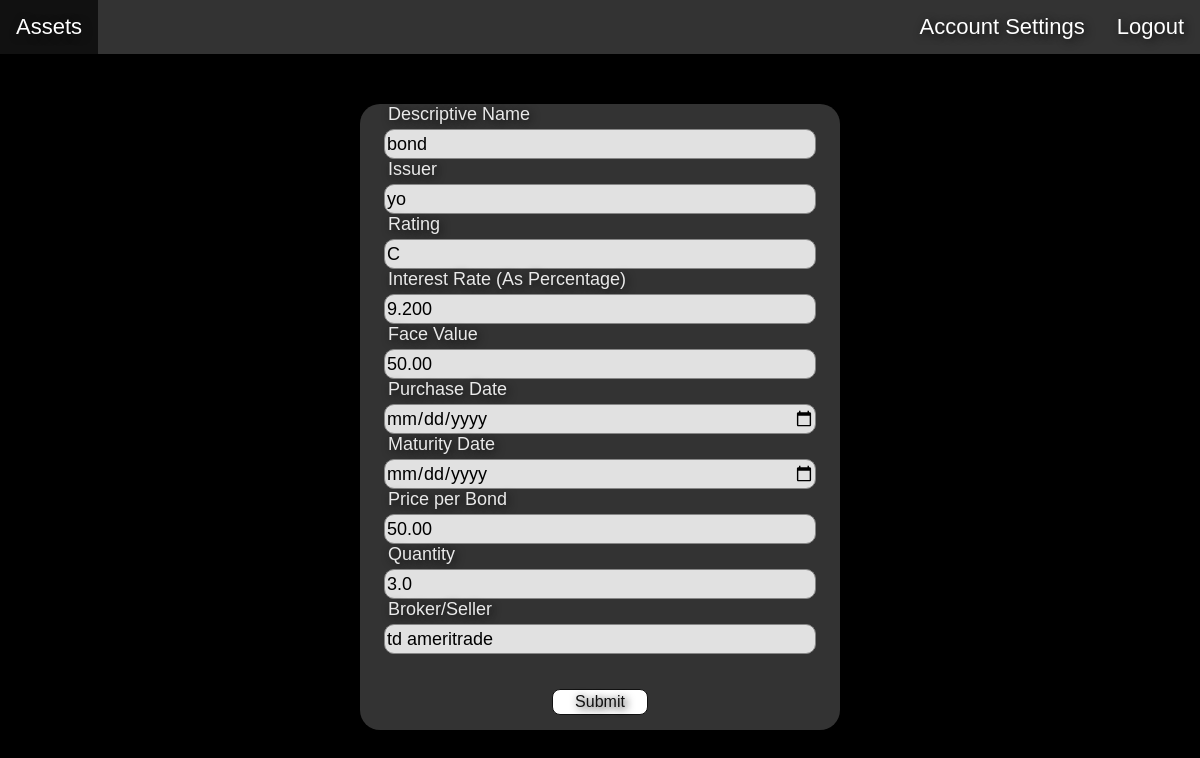
Page /assets/editasset/35/ (signed in) on the earlier database version.
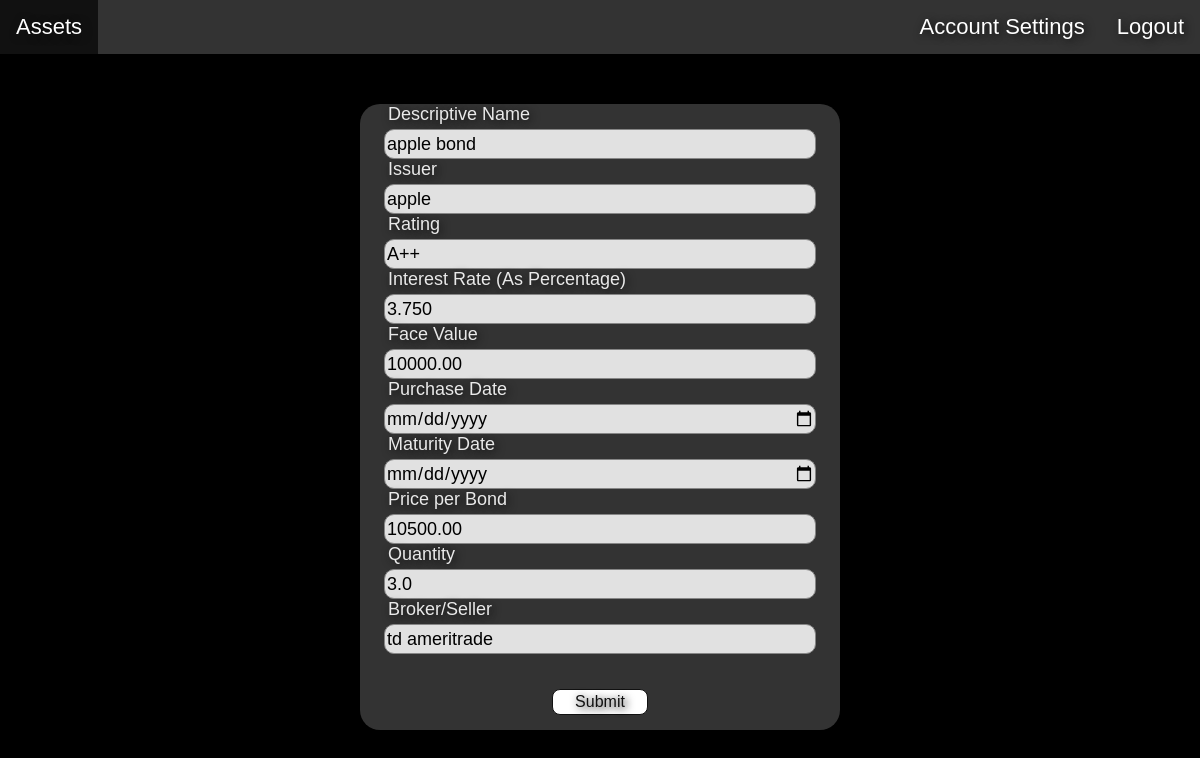
Same page on the later database version.
### assetman/models.py (models this page shows)
class Bond(models.Model):
    maturityDate = models.DateField(null=False)
    interestRate = models.DecimalField(max_digits=5, decimal_places=3, null=False)
    faceValue = models.DecimalField(max_digits=11, decimal_places=2, null=False)
    issuer = models.CharField(max_length=255, null=False)
    rating = models.CharField(max_length=4)
    FK_asset_bond = models.ForeignKey(Asset, on_delete= models.CASCADE,  null=False, primary_key=True)

class Asset(models.Model):
    assetName = models.CharField(max_length=255, null=False)

class Trade(models.Model):
    class Meta:
        constraints = [
            models.CheckConstraint(check=models.Q(action='B') | models.Q(action='S'), name='actionConstraint'),
        ]
    action = models.CharField(max_length=1, null=False)
    tradeDate = models.DateField(null=False, default=now)
    pricePerAsset = models.DecimalField(max_digits=13, decimal_places=2, null=False, default=1)
    assetQuantity = models.FloatField(null=False, default=1.0)
    FK_trade = models.ForeignKey('self', null=True, on_delete=models.CASCADE)
    FK_asset_trade = models.ForeignKey(Asset, on_delete= models.CASCADE,  null=False)
    FK_agent_trade = models.ForeignKey(Agent, on_delete= models.CASCADE, null=True)

class Agent(models.Model):
    name = models.CharField(max_length=255, null=True)
    firmName = models.CharField(max_length=255, unique=True, null=True)
    FK_address_agent = models.ForeignKey(Address, on_delete= models.CASCADE,  null=True, unique=True)

### assetman/views.py (the view, shortened to what this page needs)
# urls.py: path('editasset/<int:trade_id>/', views.editAsset, name='editAsset'),
@login_required(login_url='/login')
def editAsset(request, trade_id) :
    responseCode, currHolding, assetTrade = check_auth_and_grab_trade(request, trade_id)
    if responseCode == 401 :
        return HttpResponse("You are not authorized to edit this asset", status=401)
    assetType, asset = get_asset_type(currHolding)
    context = {}
    if request.method != 'POST' :
        context = {
            'asset': assetTrade.FK_asset_trade,
            'assetType': assetType,
            'asset': asset,
        }
    return render(request, 'assetman/edit_asset.html', context)

### assetman/views.py (called while the page is built)
def check_auth_and_grab_trade(request, trade_id) :
    currHolding = get_object_or_404(CurrentHoldings, FK_trade=trade_id)
    assetTrade = currHolding.FK_trade
    userTrade = get_object_or_404(UserTrade, FK_trade=trade_id)
    if userTrade.FK_user != request.user :
        return 401, None, None
    return 200, currHolding, assetTrade

def get_asset_type(holding) :
    assetId = holding.FK_trade.FK_asset_trade.id
    s = Stock.objects.filter(FK_asset_stock=assetId).first()
    if s is not None :
        return 's', StockTrade(s, holding.FK_trade)
    p = Property.objects.filter(FK_asset_property=assetId).first()
    if p is not None :
        return 'p', PropertyTrade(p, holding.FK_trade)
    b = Bond.objects.filter(FK_asset_bond=assetId).first()
    if b is not None :
        return 'b', BondTrade(b, holding.FK_trade)
    m = MiscAsset.objects.filter(FK_asset_misc=assetId).first()
    return 'm', MiscTrade(m, holding.FK_trade)

### assetman/templates/assetman/edit_asset.html (shortened to what this page needs)
{% load static %}
<!DOCTYPE html>
<html lang="en" style="background-color:black; font-family:'Franklin Gothic Medium', 'Arial Narrow', Arial, sans-serif;">
  <head>
    <link rel="stylesheet" href="{% static 'assetman/style.css' %}">
  </head>
  <body style="margin:0px">
    <header>
        <div>
            <ul class="navbar">
                <li><a href="/assets/">Assets</a></li>
                {% if request.user.is_authenticated %}
                <li style="float:right">
                    <a href="{% url 'fintech:logout' %}">Logout</a>
                </li>
                <li style="float:right">
                    <a href="/assets/account/">Account Settings</a>
                </li>
                {% else %}
                <li style="float:right">
                    <a href="{% url 'fintech:login' %}">Login</a>
                </li>
                {% endif %}
            </ul>
        </div>
    </header>
    <div class="topic">
        <form method="POST" action="" id="form">
            <div id="specific">
                {% if assetType == 'b' %}
                    <label class="textinput-label" for="name">Descriptive Name</label>
                    <input class="textinput" type="text" name="name" value="{{ asset.Bond.FK_asset_bond.assetName }}" required>
                    <label class="textinput-label" for="issuer">Issuer</label>
                    <input class="textinput" type="text" name="issuer" value="{{ asset.Bond.issuer }}" required>
                    <label class="textinput-label" for="rating">Rating</label>
                    <input class="textinput" type="text" name="rating" value="{{ asset.Bond.rating }}">
                    <label class="textinput-label" for="rate">Interest Rate (As Percentage)</label>
                    <input class="textinput" type="number" name="rate" value="{{ asset.Bond.interestRate }}" required step="0.01" min="0">
                    <label class="textinput-label" for="face">Face Value</label>
                    <input class="textinput" type="number" name="face" value="{{ asset.Bond.faceValue }}" required step="0.01" min="0.01">
                    <label class="textinput-label" for="date">Purchase Date</label>
                    <input class="textinput" type="date" name="date" value="{{ asset.Trade.tradeDate }}" required>
                    <label class="textinput-label" for="maturity">Maturity Date</label>
                    <input class="textinput" type="date" name="maturity" value="{{ asset.Bond.maturityDate }}" required>
                    <label class="textinput-label" for="price">Price per Bond</label>
                    <input class="textinput" type="number" name="price" value="{{ asset.Trade.pricePerAsset }}" required step="0.01" min="0.01">
                    <label class="textinput-label" for="quantity">Quantity</label>
                    <input class="textinput" type="number" name="quantity" value="{{ asset.Trade.assetQuantity }}" required step="0.01" min="0.01">
                    <label class="textinput-label" for="agent">Broker/Seller</label>
                    <input class="textinput" type="text" name="agent" value="{{ asset.Trade.FK_agent_trade.firmName }}" required>
                {% endif %}
            </div>
            <div style="text-align:center; padding-bottom:15px; padding-top:15px">
                <button class="form-button" type="submit" name="submit_post">Submit</button>
            </div>
        </form>
    </div>
    </body>
</html>

Differences in the rows shown:
changed Bond: name "bond" → "apple bond"; issuer "yo" → "apple"; rating "C" → "A++"; rate "9.200" → "3.750"; face "50.00" → "10000.00"
changed Trade "td ameritrade": price "50.00" → "10500.00"
